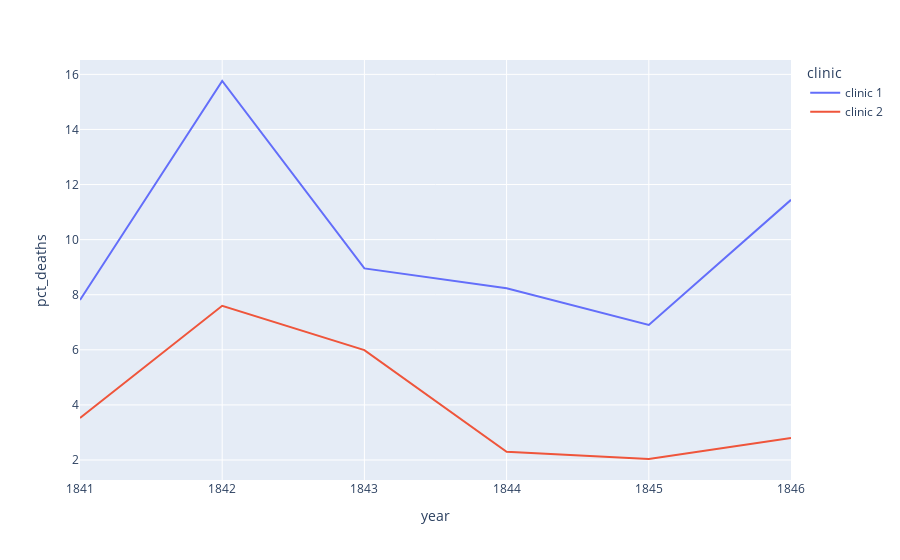

The notebook cell this image was saved under:
### Code cell
px.line(df_yearly, x="year", y="pct_deaths", color="clinic")

### Figure 1 — Plotly figure (JSON) as saved in the notebook; plotly's stock layout.template omitted (floating-point values rounded to 4 significant figures)
{"data": [{"hovertemplate": "clinic=clinic 1<br>year=%{x}<br>pct_deaths=%{y}<extra></extra>", "legendgroup": "clinic 1", "line": {"color": "#636efa", "dash": "solid"}, "marker": {"symbol": "circle"}, "mode": "lines", "name": "clinic 1", "orientation": "v", "showlegend": true, "type": "scatter", "x": [1841, 1842, 1843, 1844, 1845, 1846], "xaxis": "x", "y": [7.806, 15.76, 8.954, 8.236, 6.901, 11.45], "yaxis": "y"}, {"hovertemplate": "clinic=clinic 2<br>year=%{x}<br>pct_deaths=%{y}<extra></extra>", "legendgroup": "clinic 2", "line": {"color": "#EF553B", "dash": "solid"}, "marker": {"symbol": "circle"}, "mode": "lines", "name": "clinic 2", "orientation": "v", "showlegend": true, "type": "scatter", "x": [1841, 1842, 1843, 1844, 1845, 1846], "xaxis": "x", "y": [3.522, 7.597, 5.988, 2.3, 2.036, 2.797], "yaxis": "y"}], "layout": {"legend": {"title": {"text": "clinic"}, "tracegroupgap": 0}, "margin": {"t": 60}, "xaxis": {"anchor": "y", "domain": [0, 1], "title": {"text": "year"}}, "yaxis": {"anchor": "x", "domain": [0, 1], "title": {"text": "pct_deaths"}}}}
